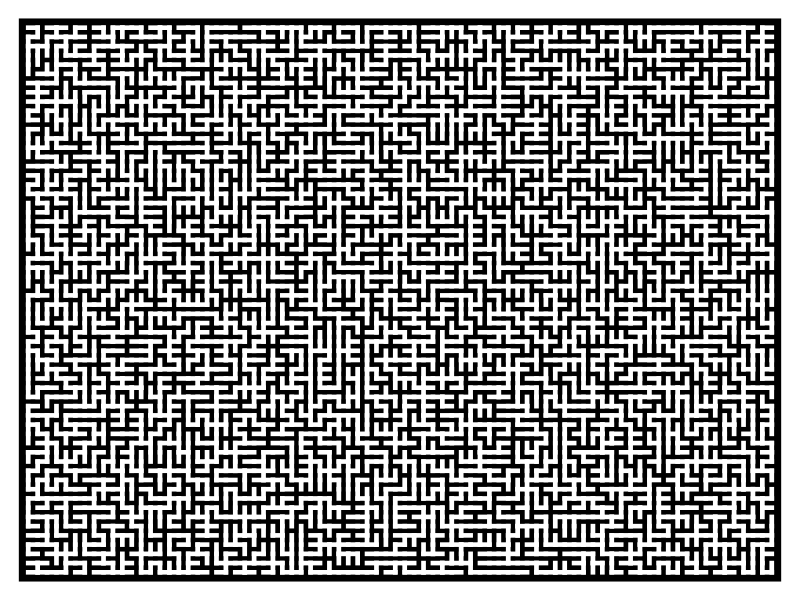

Python code for this plot:
# coding = utf-8

import random
import cairo
from itertools import product

def grid(*size):
    
    def neighbors(v):
        neighborhood = []
        for i in range(len(size)):
            for dx in [-1,1]:
                w = list(v)
                w[i] += dx
                if 0 <= w[i] < size[i]:
                    neighborhood.append(tuple(w))
        return neighborhood
        
    return {v: neighbors(v) for v in product(*map(range, size))}

def ust(graph):
    
    root = random.choice(graph.keys())     
    parent = {root: None}
    tree = set([root])
    
    for vertex in graph:
        v = vertex
        while v not in tree:
            neighbor = random.choice(graph[v])
            parent[v] = neighbor
            v = neighbor

        v = vertex
        while v not in tree:
            tree.add(v)
            v = parent[v]
    return parent
    
def draw_maze(m,n,W,H,linewidth=0.5,border=3):
    g = grid(m,n)
    T = ust(g)
    surface = cairo.ImageSurface(cairo.FORMAT_ARGB32, W, H)
    cr = cairo.Context(surface)
    cr.scale(W/(m-1.0+2.0*border),-H/(n-1.0+2.0*border))
    cr.translate(border,-n-border+1)
    cr.set_source_rgb(1,1,1)
    cr.paint()
    cr.set_line_cap(2)
    cr.rectangle(0,0,m-1,n-1)
    cr.set_source_rgb(0,0,0)
    cr.fill_preserve()
    cr.set_line_width(4*linewidth)
    cr.stroke()
    
    for v, w in T.items():
        a, b = v
        if w:
            c, d = w
            cr.set_source_rgb(1,1,1)
            cr.set_line_width(linewidth)
            cr.move_to(a,b)
            cr.line_to(c,d)
            cr.stroke()
    surface.write_to_png("Wilson_Uniform_Spanning_Tree.png")
    
draw_maze(80,60,800,600)
